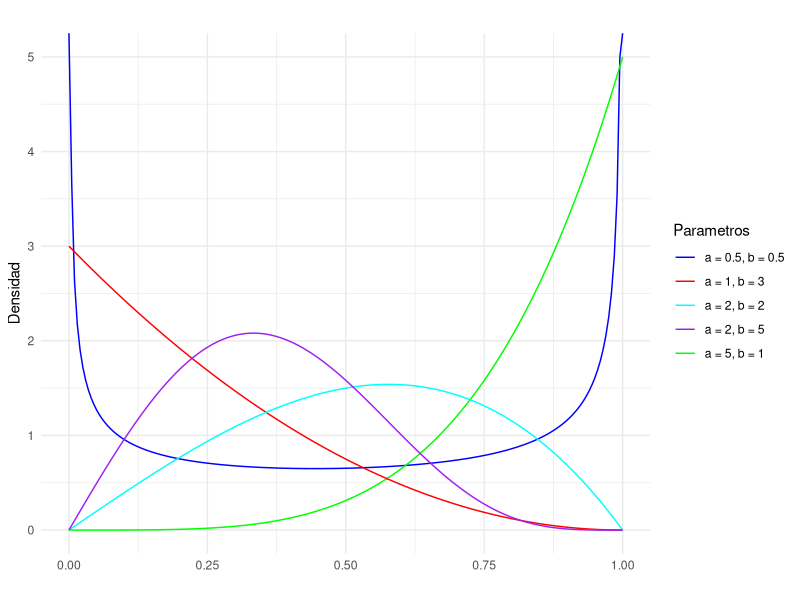
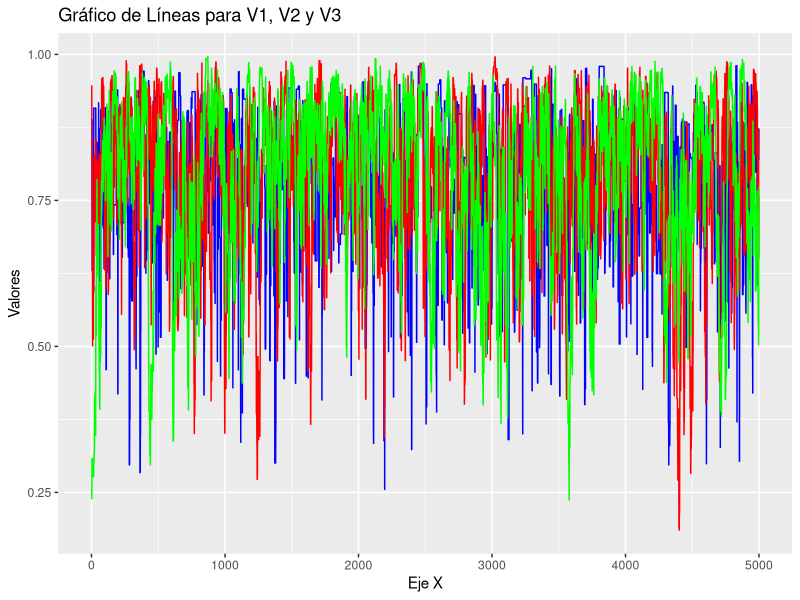
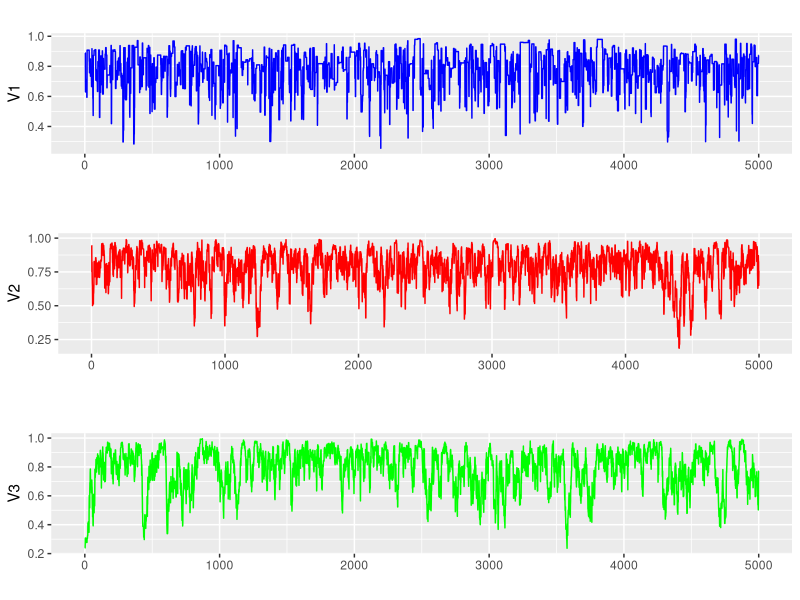
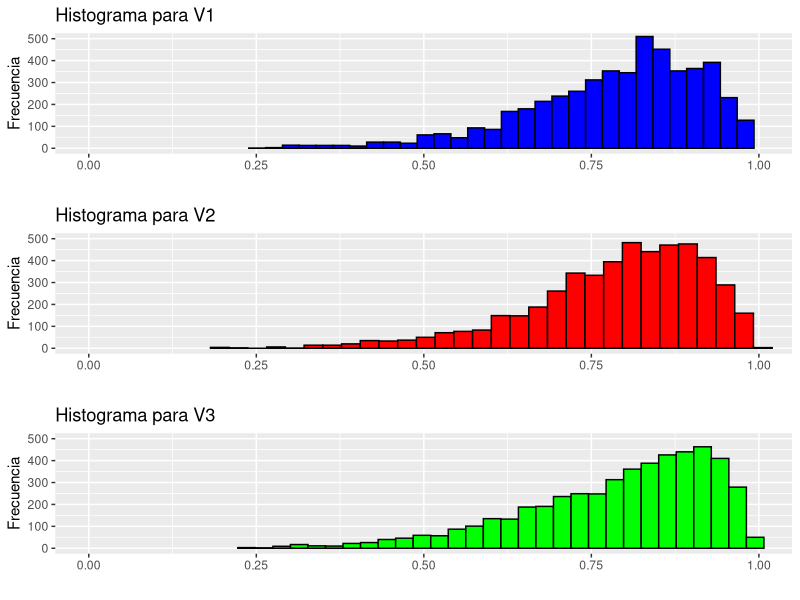
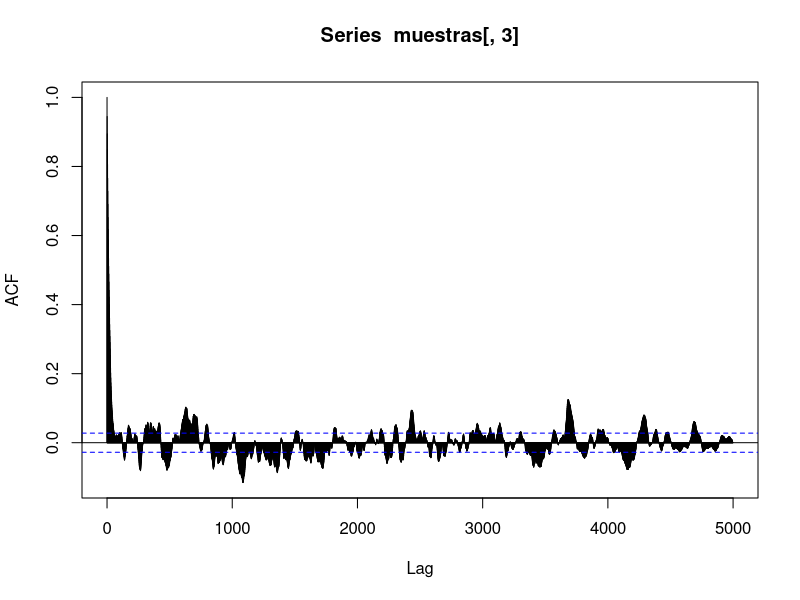
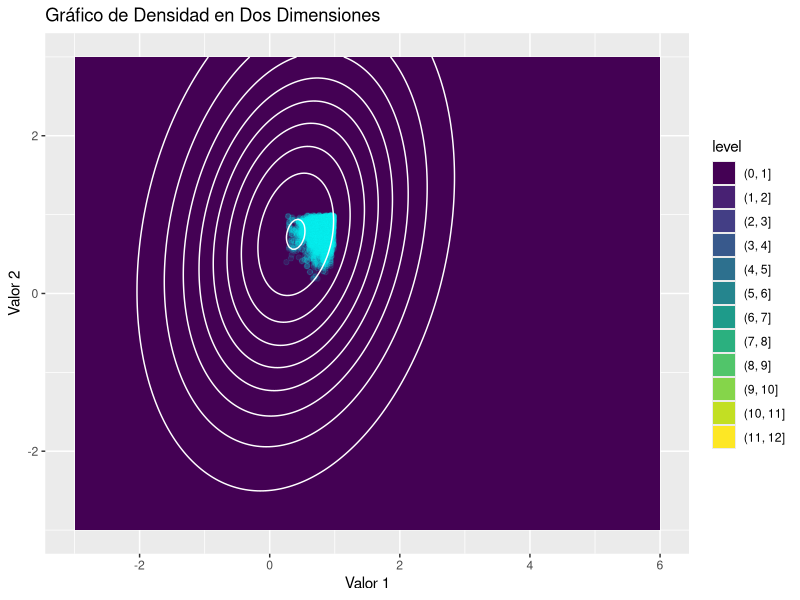

The R source for these figures, in order:
## ---- chunk 1
library(ggplot2)
library(gridExtra)
library(kableExtra)
library(mvtnorm)
## ---- chunk 2
sample_mh <- function (d_objetivo, r_propuesta,  d_propuesta, p_inicial, n){
  stopifnot(n>0)
  muestras <- numeric(n)
  muestras[1]<-p_inicial
  for (i in 2:n) {
    p_actual <- muestras[i-1]
    p_nuevo <- r_propuesta(p_actual)
    f_actual <- d_objetivo(p_actual)
    f_nuevo <- d_objetivo(p_nuevo)
    
    q_actual <- d_propuesta(p_actual,mean=p_nuevo)
    q_nuevo <- d_propuesta(p_nuevo,mean=p_actual)
    
    alpha <- min(1, (f_nuevo/f_actual)*(q_actual/q_nuevo))
    
    aceptar <- rbinom(1,1, alpha)
    if (aceptar){
      muestras[i] <- p_nuevo
    } else {
      muestras[i] <- p_actual
    }
    
  }
  return ( muestras ) 
}
## ---- chunk 3
d_kumaraswamy <- function(x, a ,b){
  if(x<0 || x>1){
    f=0
  }else{
    f <- a*b*(x^(a-1))*(1-x^a)^(b-1)
  }
  return(f)
}
x<-seq(0,1, length.out= 200)
d_kumaraswamy.5.5 <- numeric(length(x))
d_kumaraswamy51<- numeric(length(x))
d_kumaraswamy13 <-numeric(length(x))
d_kumaraswamy22 <- numeric(length(x))
d_kumaraswamy25 <- numeric(length(x))
for (i in 1:length(x)) {
  d_kumaraswamy.5.5[i] <- d_kumaraswamy(x[i], 0.5, 0.5)
  d_kumaraswamy51[i] <- d_kumaraswamy(x[i], 5, 1)
  d_kumaraswamy13[i] <- d_kumaraswamy(x[i], 1, 3)
  d_kumaraswamy22[i] <- d_kumaraswamy(x[i], 2, 2)
  d_kumaraswamy25[i] <- d_kumaraswamy(x[i], 2, 5)
}


df <- data.frame(x,
                 d_kumaraswamy.5.5,
                 d_kumaraswamy51,
                 d_kumaraswamy13,
                 d_kumaraswamy22,
                 d_kumaraswamy25)
ggplot(df, aes(x = x)) +
  # Agregar las líneas para cada distribución
  geom_line(aes(y = d_kumaraswamy.5.5, color = "d_kumaraswamy.5.5")) +
  geom_line(aes(y = d_kumaraswamy51, color = "d_kumaraswamy51")) +
  geom_line(aes(y = d_kumaraswamy13, color = "d_kumaraswamy13")) +
  geom_line(aes(y = d_kumaraswamy22, color = "d_kumaraswamy22")) +
  geom_line(aes(y = d_kumaraswamy25, color = "d_kumaraswamy25")) +
  # Personalizar aspectos del gráfico
  labs(title = "",
       x = "",
       y = "Densidad") +
  scale_color_manual(values = c("d_kumaraswamy.5.5" = "blue",
                                 "d_kumaraswamy51" = "green",
                                 "d_kumaraswamy13" = "red",
                                 "d_kumaraswamy22" = "cyan",
                                 "d_kumaraswamy25" = "purple"),
                     labels = c("d_kumaraswamy.5.5" = "a = 0.5, b = 0.5",
                                "d_kumaraswamy51" = "a = 5, b = 1",
                                "d_kumaraswamy13" = "a = 1, b = 3",
                                "d_kumaraswamy22" = "a = 2, b = 2",
                                "d_kumaraswamy25" = "a = 2, b = 5")) +
  guides(color=guide_legend(title = "Parametros"))+
  theme_minimal()
## ---- chunk 4
get_beta_pars <- function(mu, kappa){
  alpha <- mu *kappa
  beta <- (1-mu)*kappa
  return(list(alpha = alpha, beta = beta))
}
#graficar kumaraswamy 6 2, y una beta 8,2 para mostrar que son parecidas
d_objetivo <- function(x, a=6 ,b=2){
  if(x<0 || x>1){
    f=0
  }else{
    f <- a*b*(x^(a-1))*(1-x^a)^(b-1)
  }
  return(f)
}
kappas <- c(1,25,50)
n=5000
muestras <- matrix(nrow = n,ncol = length(kappas))
for (i in 1:3) {
  #p_inicial = runif(1) se agrega?
  r_propuesta <- function(x) {
    kappa <- kappas[i]
    pars <- get_beta_pars(x, kappa)
    rbeta(1, pars$alpha, pars$beta)
  }
  d_propuesta <- function(x, mean) {
    kappa <- kappas[i]
    pars <- get_beta_pars(mean, kappa)
    dbeta(x, pars$alpha, pars$beta)
  }
  p_inicial <- runif(1)
  
  muestras[,i] <- sample_mh(d_objetivo, r_propuesta, d_propuesta, p_inicial= p_inicial, n=n)
}


df <- as.data.frame(cbind(muestras, x=1:n))
ggplot(df, aes(x = x)) +
  geom_line(aes(y = V1), color = "blue") +
  geom_line(aes(y = V2), color = "red") +
  geom_line(aes(y = V3), color = "green") +
  labs(x = "Eje X", y = "Valores", title = "Gráfico de Líneas para V1, V2 y V3")

# o bien
g1 <- ggplot(df, aes(x = x, y = V1)) +
  geom_line(color = "blue") +
  labs(x = "", y = "V1", title = "")

# Graficar V2
g2 <- ggplot(df, aes(x = x, y = V2)) +
  geom_line(color = "red") +
  labs(x = "", y = "V2", title = "")

# Graficar V3
g3 <- ggplot(df, aes(x = x, y = V3)) +
  geom_line(color = "green") +
  labs(x = "", y = "V3", title = "")
grid.arrange(g1,g2,g3,ncol=1)
## ---- chunk 5
g1 <- ggplot(df, aes(x = V1)) +
  geom_histogram(color = "black", fill = "blue", bins = 30) +
  labs(x = "", y = "Frecuencia", title = "Histograma para V1")+
  coord_cartesian(xlim = c(0, 1), ylim = c(0, 500))

# Graficar histograma para V2
g2 <- ggplot(df, aes(x = V2)) +
  geom_histogram(color = "black", fill = "red", bins = 30) +
  labs(x = "", y = "Frecuencia", title = "Histograma para V2")+
  coord_cartesian(xlim = c(0, 1), ylim = c(0, 500))

# Graficar histograma para V3
g3 <- ggplot(df, aes(x = V3)) +
  geom_histogram(color = "black", fill = "green", bins = 30) +
  labs(x = "", y = "Frecuencia", title = "Histograma para V3")+
  coord_cartesian(xlim = c(0, 1), ylim = c(0, 500))

# Mostrar los histogramas en una sola columna
grid.arrange(g1, g2, g3, ncol = 1)
## ---- chunk 6
# averiguar si hay grafico para el correlograma

calcular_w <- function(x){
  mean(apply(x, 2, var))
}

calcular_b <- function(x){
  media_chain <- apply(x, 2, mean)
  var(media_chain) * nrow(x)
}

R_hat <- function(x){
  S <- nrow(x)
  M <- ncol(x)
  W <- calcular_w(x)
  B <- calcular_b(x)
  numerador <- (S-1)/S * W + (1 / S) * B
  sqrt(numerador / W)
}

R_hat(muestras)
## ---- chunk 7
autocorr <- acf(muestras[,3], plot = TRUE, lag = Inf)$plot
# mejorar graficos
N_eff <- function(x){
  S <- length(x)
  autocorr <- acf(x, plot = FALSE, lag = Inf)$acf
  limite <- which(autocorr<0.05)[1]
  
  denominador <- 1 + 2 * sum(autocorr[2:limite])
  S / denominador  
}
N_eff(muestras[,1])
N_eff(muestras[,2])
N_eff(muestras[,3])
# no parecen muy bajos para 5k muestras
## ---- chunk 8
medias <- c(mean(muestras[,1]),mean(muestras[,2]),mean(muestras[,3]))
percentiles<- rbind(quantile(muestras[,1], c(0.05, 0.95)),
                    quantile(muestras[,2], c(0.05, 0.95)),
                    quantile(muestras[,3], c(0.05, 0.95)))

tabla <-cbind(medias, percentiles)
colnames(tabla) <- c("Medias","Percentil 5", "Percentil 95")
rownames(tabla) <- c("Kappa = 1","Kappa = 25", "Kappa = 50")
kable(round(tabla,3))%>% 
  kable_styling(position = "center",full_width = FALSE) %>% 
  row_spec(0, bold = T, background = "gray", color = "black") 
## ---- chunk 9
muestras_logit <- log(muestras/(1-muestras))
medias_logit <- c(mean(muestras_logit[,1]),mean(muestras_logit[,2]),mean(muestras_logit[,3]))
percentiles_logit <- rbind(quantile(muestras_logit[,1], c(0.05, 0.95)),
                    quantile(muestras_logit[,2], c(0.05, 0.95)),
                    quantile(muestras_logit[,3], c(0.05, 0.95)))

tabla_logit <-cbind(medias_logit, percentiles_logit)
colnames(tabla_logit) <- c("Medias","Percentil 5", "Percentil 95")
rownames(tabla_logit) <- c("Kappa = 1","Kappa = 25", "Kappa = 50")
kable(round(tabla_logit,3))%>% 
  kable_styling(position = "center",full_width = FALSE) %>% 
  row_spec(0, bold = T, background = "gray", color = "black") 
## ---- chunk 10
sample_mh_2d <- function (d_objetivo, r_propuesta, d_propuesta, p_inicial, n, sigma_prop){
  stopifnot(n>0)
  muestras <- matrix(nrow = n, ncol = length(p_inicial))
  muestras[1,]<-p_inicial
  for (i in 2:n) {
    p_actual <- muestras[i-1,]
    p_nuevo <- r_propuesta(p_actual)
    f_actual <- d_objetivo(p_actual)
    f_nuevo <- d_objetivo(p_nuevo)
    
    q_actual <- d_propuesta(p_actual,mean=p_nuevo)
    q_nuevo <- d_propuesta(p_nuevo,mean=p_actual)
    
    alpha <- min(1, (f_nuevo/f_actual)*(q_actual/q_nuevo))
    
    aceptar <- rbinom(1,1, alpha)
    if (aceptar){
      muestras[i,] <- p_nuevo
    } else {
      muestras[i,] <- p_actual
    }
    
  }
  return ( muestras ) 
}

mu_prop <- c(0, 0)
sigma_prop <- diag(2)*0.2
#preguntar si lo puede recibir aca

d_objetivo <- function(x) dmvnorm(x, mean = mu_obj, sigma = sigma_obj)
r_propuesta <- function(x) rmvnorm(1, mean = x, sigma = sigma_prop)
d_propuesta <- function(x, mean) dmvnorm(x, mean = mean, sigma = sigma_prop)
## ---- chunk 11
mu_obj <- c(0.4, 0.75)
sigma_obj <- matrix(c(1.35, 0.4, 0.4, 2.4), ncol = 2)

sigma_prop <- diag(2) #preguntar esto
muestras_2d <- sample_mh_2d(d_objetivo, r_propuesta, d_propuesta, p_inicial= c(1, 1), n=1000)

df_grilla <- expand.grid(x = seq(-3, 6, length.out = 200), seq(-3, 3, length.out = 200))
df_grilla$z <- d_objetivo(as.matrix(df_grilla))


ggplot(df, aes(x = V1, y = V2)) +
  geom_density_2d(fill = "skyblue", alpha = 0.5) +
  geom_density2d_filled()+
  geom_point(data = df, aes(x = V1, y = V2), color = "cyan2", alpha = 0.1) +
  labs(title = "Gráfico de Densidad en Dos Dimensiones",
       x = "Valor 1",
       y = "Valor 2") +
  stat_contour(aes(x = x, y = Var2, z = z), data = df_grilla, color = "white")
  theme_minimal()
